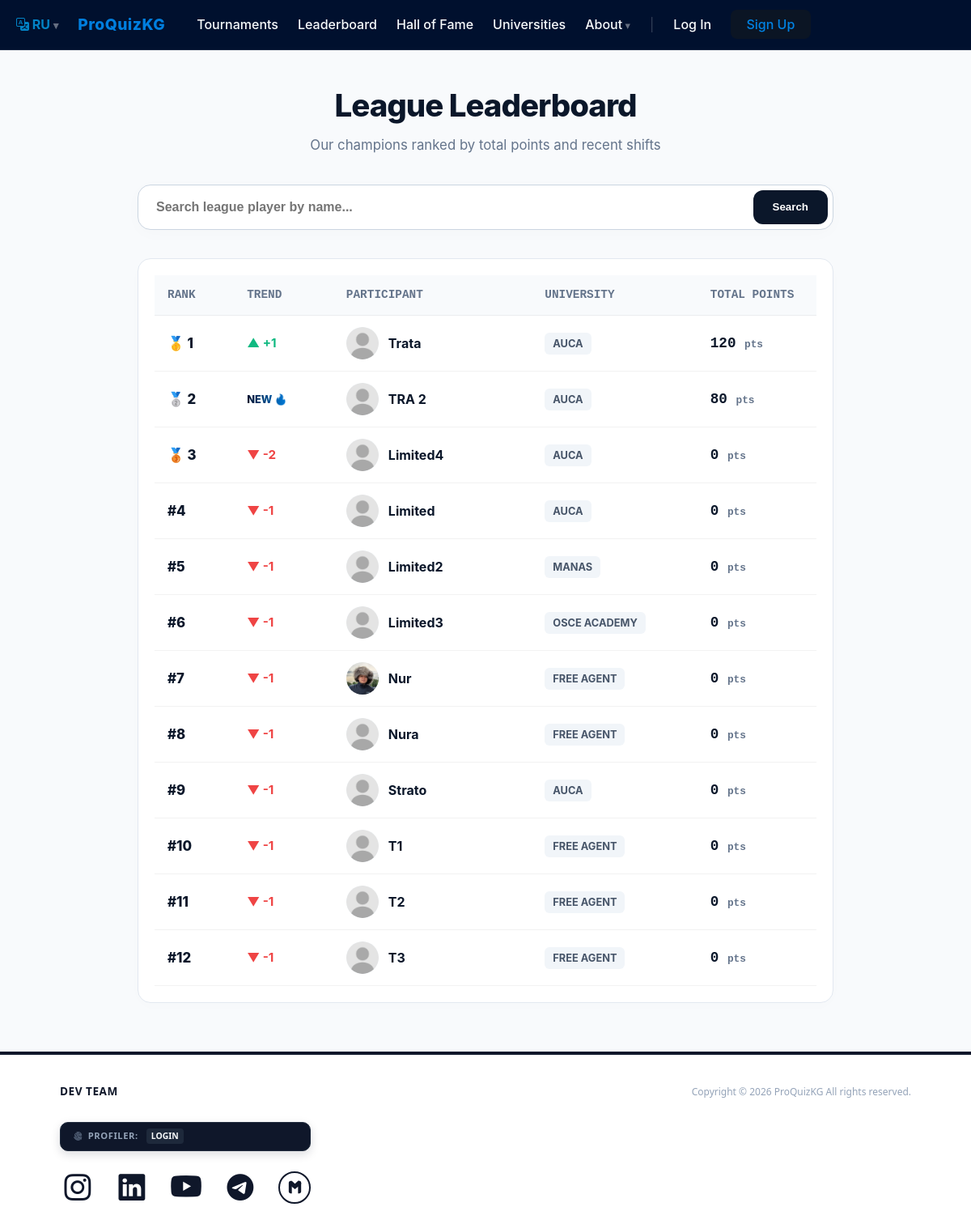
/auth/leaderboard, run on the app's committed database.
### models.py (models this page shows, shortened)
class User(db.Model, UserMixin):
    id = db.Column(db.Integer, primary_key=True)
    status = db.Column(db.String(50), default='user')  # user, admin, head
    name = db.Column(db.String(50), nullable=False)
    avatar = db.Column(db.String(200), default='default.png')
    login = db.Column(db.String(50), unique=True, nullable=False)
    password = db.Column(db.String(255), nullable=False)
    university_id = db.Column(db.Integer, db.ForeignKey('university.id'), nullable=True)
    date = db.Column(db.DateTime, default=datetime.utcnow)
    favorite_topic = db.Column(db.String(50), default='Не указан')
    participations = db.relationship('Participation', backref='user', lazy=True)
    friends_rel = db.relationship('User',
                                  secondary=friendship,
                                  primaryjoin=(friendship.c.user_id == id),
                                  secondaryjoin=(friendship.c.friend_id == id),
                                  backref=db.backref('befriended_by', lazy='dynamic'),
                                  lazy='dynamic'
                                  )

class University(db.Model):
    id = db.Column(db.Integer, primary_key=True)
    name = db.Column(db.String(100), nullable=False)
    short_description = db.Column(db.String(255), nullable=True)
    description = db.Column(db.Text, nullable=True)
    city = db.Column(db.String(50), default='Bishkek')
    address = db.Column(db.String(200), nullable=True)
    email = db.Column(db.String(100), nullable=True)
    logo = db.Column(db.String(200), nullable=True)
    is_host = db.Column(db.Boolean, default=False)
    is_sponsor = db.Column(db.Boolean, default=False)
    website = db.Column(db.String(200), nullable=True)
    students = db.relationship('User', backref='uni_profile', lazy=True)

### routes/auth.py (the view)
@auth_bp.route('/leaderboard')
def leaderboard():
    current_top = db.session.query(
        User, func.coalesce(func.sum(Participation.score), 0).label('total_score')
    ).outerjoin(Participation).group_by(User.id).order_by(func.sum(Participation.score).desc(), User.name.asc()).all()
    current_positions = {user.id: index + 1 for index, (user, _) in enumerate(current_top)}
    last_tournament = Tournament.query.filter_by(past=True).order_by(Tournament.date.desc()).first()
    previous_positions = {}
    if last_tournament:
        prev_top = db.session.query(User) \
            .outerjoin(Participation) \
            .filter((Participation.tournament_id != last_tournament.id) | (Participation.tournament_id.is_(None))) \
            .group_by(User.id).order_by(func.sum(Participation.score).desc(), User.name.asc()).all()
        previous_positions = {user.id: index + 1 for index, user in enumerate(prev_top)}
    top_participants = []
    for user, total_score in current_top[:20]:
        curr_pos = current_positions[user.id]
        if not last_tournament:
            trend = 'steady'
            trend_value = 0
        else:
            prev_pos = previous_positions.get(user.id)
            if prev_pos is None:
                trend = 'new'
                trend_value = 0
            else:
                trend_value = prev_pos - curr_pos
                if trend_value > 0:
                    trend = 'up'
                elif trend_value < 0:
                    trend = 'down'
                else:
                    trend = 'steady'
        top_participants.append({
            'user': user, 'total_score': total_score, 'trend': trend, 'trend_value': abs(trend_value)
        })
    search_query = request.args.get('search', '').strip()
    search_results = User.query.filter(User.name.like(f"%{search_query}%")).all() if search_query else []
    return render_template("leaderboard.html", top_participants=top_participants, search_results=search_results,
                           search_query=search_query)

### app.py (called while the page is built)
def get_locale():
    if 'lang' in session:
        return session['lang']
    return request.accept_languages.best_match(app.config['BABEL_SUPPORTED_LOCALES'])

### templates/leaderboard.html (shortened to what this page needs)
{% extends 'base.html' %}
{% block body %}
<div class="leaderboard-page">
    <div class="leaderboard-header">
        <h1>League Leaderboard</h1>
        <p>Our champions ranked by total points and recent shifts</p>
    </div>
    <div class="search-box">
        <form action="{{ url_for('auth.leaderboard') }}" method="GET" class="search-bar-form">
            <input type="text" name="search" class="search-input" placeholder="Search league player by name..." value="{{ search_query or '' }}" autocomplete="off" required>
            <button type="submit" class="search-btn">Search</button>
        </form>
    </div>
    <div class="table-container">
        <table class="leaderboard-table">
            <thead>
                <tr>
                    <th style="width: 12%;">Rank</th>
                    <th style="width: 15%;">Trend</th>
                    <th>Participant</th>
                    <th style="width: 25%;">University</th>
                    <th style="width: 18%; text-align: right;">Total Points</th>
                </tr>
            </thead>
            <tbody>
                {% for item in top_participants %}
                <tr>
                    <td class="rank-cell">
                        {% if loop.index == 1 %} 🥇 1
                        {% elif loop.index == 2 %} 🥈 2
                        {% elif loop.index == 3 %} 🥉 3
                        {% else %} #{{ loop.index }}
                        {% endif %}
                    </td>
                    <td class="trend-cell">
                        {% if item.trend == 'up' %}
                            <span class="trend-up" title="Up in rank">▲ +{{ item.trend_value }}</span>
                        {% elif item.trend == 'down' %}
                            <span class="trend-down" title="Down in rank">▼ -{{ item.trend_value }}</span>
                        {% elif item.trend == 'new' %}
                            <span class="trend-new" title="New entry">NEW 🔥</span>
                        {% else %}
                            <span class="trend-steady" title="No change">●</span>
                        {% endif %}
                    </td>
                    <td>
                        <div class="player-meta">
                            <img src="{{ url_for('static', filename='profile_pics/' + item.user.avatar) if item.user.avatar else 'https://ui-avatars.com/api/?name=' + item.user.name }}" class="player-avatar" alt="A">
                           <a href="{{ url_for('auth.profile', user_id=item.user.id) }}" style="color: var(--brand-dark); font-weight: 700; text-decoration: none;">
                                {{ item.user.name }}
                            </a>
                        </div>
                    </td>
                    <td>
                        <span class="uni-badge">
                            {{ item.user.uni_profile.name if item.user.uni_profile else 'Free Agent' }}
                        </span>
                    </td>
                    <td class="score-cell" style="text-align: right;"><strong>{{ item.total_score }}</strong> <span style="font-size: 0.8rem; color: var(--text-muted);">pts</span></td>
                </tr>
                {% else %}
                <tr>
                    <td colspan="5" style="text-align: center; color: var(--text-muted); padding: 30px 0; font-style: italic;">No leaderboard entries available yet.</td>
                </tr>
                {% endfor %}
            </tbody>
        </table>
    </div>
</div>
{% endblock %}

### templates/base.html (style rules this page uses)
:root { --is-blue: #0284c7; --is-blue-hover: #0369a1; --is-dark: #0f172a; --is-slate: #94a3b8; --is-muted: #334155; --is-border: rgba(255, 255, 255, 0.08); --is-bg: #ffffff; }

### templates/leaderboard.html (style rules this page uses)
:root { --brand-dark: #0b172a; --brand-blue: #0083e4; --text-muted: #64748b; --radius-lg: 16px; --radius-sm: 8px; }
.leaderboard-page { max-width: 900px; margin: 40px auto; padding: 0 20px; }
.leaderboard-header { text-align: center; margin-bottom: 35px; }
.leaderboard-header h1 { color: var(--brand-dark); font-size: 2.4rem; font-weight: 800; letter-spacing: -1px; margin-bottom: 8px; }
.leaderboard-header p { color: var(--text-muted); font-size: 1.05rem; }
.search-box { margin-bottom: 35px; }
.search-bar-form { display: flex; gap: 12px; background: #ffffff; padding: 6px; border-radius: var(--radius-lg); border: 1px solid #cbd5e1; box-shadow: 0 4px 20px rgba(15, 23, 42, 0.02); }
.search-input { flex: 1; border: none; outline: none; padding: 12px 16px; font-size: 1rem; color: var(--brand-dark); font-weight: 600; }
.search-btn { background: var(--brand-dark); color: white; border: none; padding: 0 24px; border-radius: 12px; font-weight: 700; cursor: pointer; transition: background 0.2s ease; }
.player-meta { display: flex; align-items: center; gap: 12px; }
.player-avatar { width: 40px; height: 40px; border-radius: 50%; object-fit: cover; background: #f1f5f9; }
.table-container { background: #ffffff; border: 1px solid #e2e8f0; border-radius: var(--radius-lg); padding: 20px; box-shadow: 0 4px 20px rgba(15, 23, 42, 0.01); }
.leaderboard-table { width: 100%; border-collapse: collapse; }
.leaderboard-table th { text-align: left; padding: 12px 16px; color: var(--text-muted); font-family: monospace; font-size: 0.8rem; text-transform: uppercase; border-bottom: 2px solid #f1f5f9; }
.leaderboard-table td { padding: 14px 16px; border-bottom: 1px solid #f1f5f9; color: var(--brand-dark); vertical-align: middle; }
.rank-cell { font-weight: 800; font-size: 1.05rem; }
.trend-up { color: #10b981; font-weight: 700; }
.trend-down { color: #ef4444; font-weight: 700; }
.trend-new { color: #0ea5e9; font-weight: 800; font-size: 0.8rem; }
.uni-badge { font-size: 0.8rem; font-weight: 700; color: #475569; background: #f1f5f9; padding: 4px 10px; border-radius: 6px; }
.score-cell { font-family: monospace; font-size: 1.1rem; text-align: right; }

### data on the page
User: avatar (placeholder picture), user.name "Trata"
University: user.uni_profile "AUCA" "AUCA" "AUCA" "AUCA" "AUCA"
User: avatar (placeholder picture), user.name "TRA 2"
User: avatar (placeholder picture), user.name "Limited4"
User: avatar (placeholder picture), user.name "Limited"
User: avatar (placeholder picture), user.name "Limited2"
University: user.uni_profile "MANAS"
User: avatar (placeholder picture), user.name "Limited3"
University: user.uni_profile "OSCE ACADEMY"
User: avatar (picture), user.name "Nur"
User: avatar (placeholder picture), user.name "Nura"
User: avatar (placeholder picture), user.name "Strato"
User: avatar (placeholder picture), user.name "T1"
User: avatar (placeholder picture), user.name "T2"
User: avatar (placeholder picture), user.name "T3"

### other printed values
{{ current_lang | upper }} "RU"
{{ item.trend_value }} "1"
{{ item.total_score }} "120" "80" "0" "0" "0" "0" "0" "0" "0" "0" "0" "0"
{{ item.trend_value }} "2" "1" "1" "1" "1" "1" "1" "1" "1" "1"
{{ item.user.uni_profile.name if item.user.uni_profile else 'Free Agent' }} "FREE AGENT" "FREE AGENT" "FREE AGENT" "FREE AGENT" "FREE AGENT"
